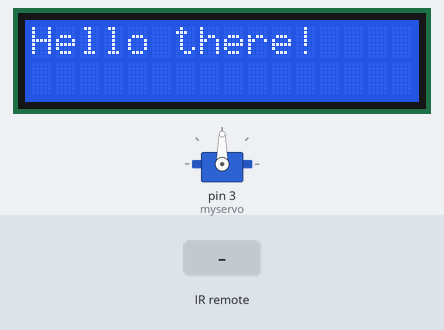
Recording of a sketch running on a simulated Arduino Uno, built with avr-gcc and run on an emulated ATmega328P. Parts: servo, 16×2 character LCD. Inputs (shaded band) come from the test bench.

Above: at 0.1 s.
2.3 s: infrared code 0xFFA857 received
At 3.3 s:
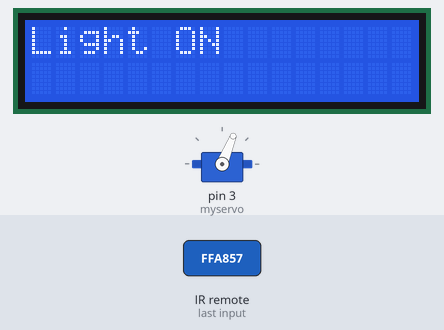
At 4.7 s:
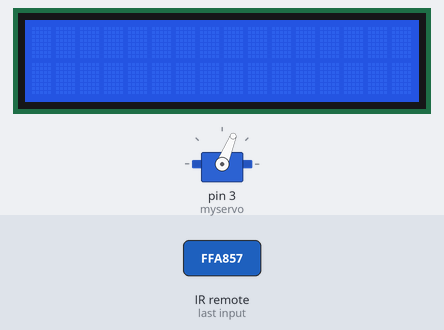
5.0 s: infrared code 0xFFE01F received
At 6.0 s:
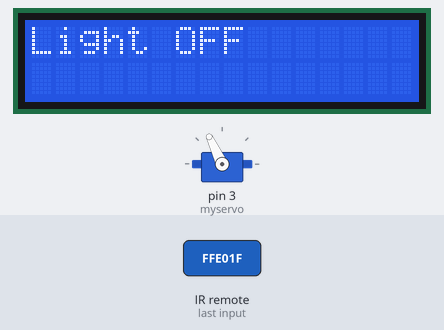
Timing chart, 0 to 8.0 s (numbered marks = the images above; inputs shaded):
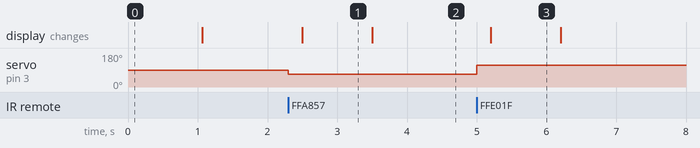

The sketch:

LightSwitchFlipper.ino
```cpp
#include "Stepper.h"
#include "IRremote.h"
#include <Servo.h>
#include <LiquidCrystal.h>

// initialize the library with the numbers of the interface pins
LiquidCrystal lcd(7, 8, 9, 10, 11, 12);

Servo myservo;
/*----- Variables, Pins -----*/
int receiver = 5;         // Signal Pin of IR receiver to Arduino Digital Pin 5
IRrecv irrecv(receiver);  // create instance of 'irrecv'
decode_results results;   // create instance of 'decode_results'

void setup() {
  irrecv.enableIRIn();  // Start the receiver
  myservo.attach(3);    // Attach the servo to pin 6
  // set up the LCD's number of columns and rows:
  lcd.begin(16, 2);
  lcd.print("Hello there!");
  delay(1000);
  lcd.clear();
}

void loop() {
  if (irrecv.decode(&results))  // have we received an IR signal?
  {
    switch (results.value)

    {

      case 0xFFA857:        // VOL+ button pressed
        myservo.write(68);
        delay(200);  // Move the servo
        lcd.print("Light ON");
        delay(1000);  // Wait a second and clear the screen
        lcd.clear();
        break;

      case 0xFFE01F:         // VOL- button pressed
        myservo.write(115); // Move the servo
        delay(200);
        lcd.print("Light OFF");
        delay(1000);  // Wait a second and clear the screen
        lcd.clear();
        break;
    }

    irrecv.resume();  // receive the next value
  }


} /* --end main loop -- */
```

Measured:
- after the input at 2.3 s, servo on pin 3 (myservo): 90° → 68° at once; the display: changes after 0.20 s (image 1)
- after the input at 5.0 s, servo on pin 3 (myservo): 68° → 115° at once; the display: changes after 0.20 s (image 3)
- what the display in image 1 shows lasts 1.0 s, from 2.5 s to 3.5 s
